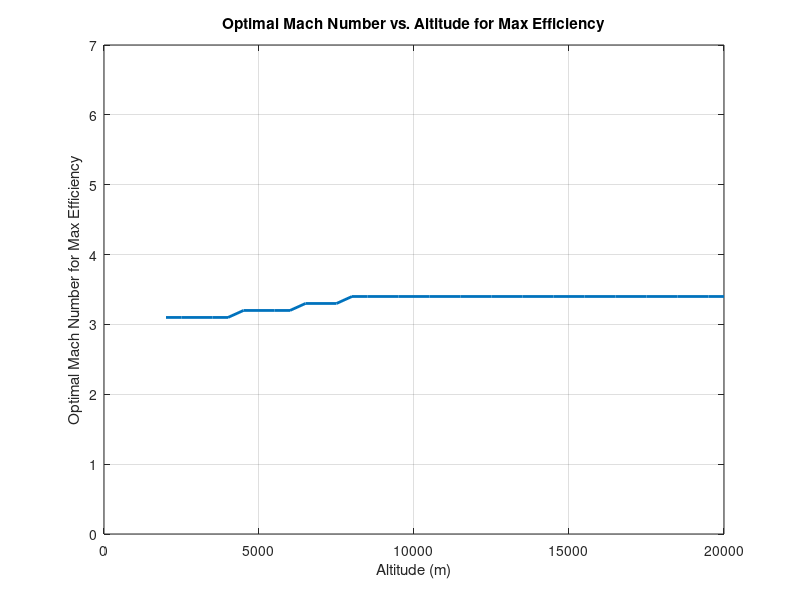
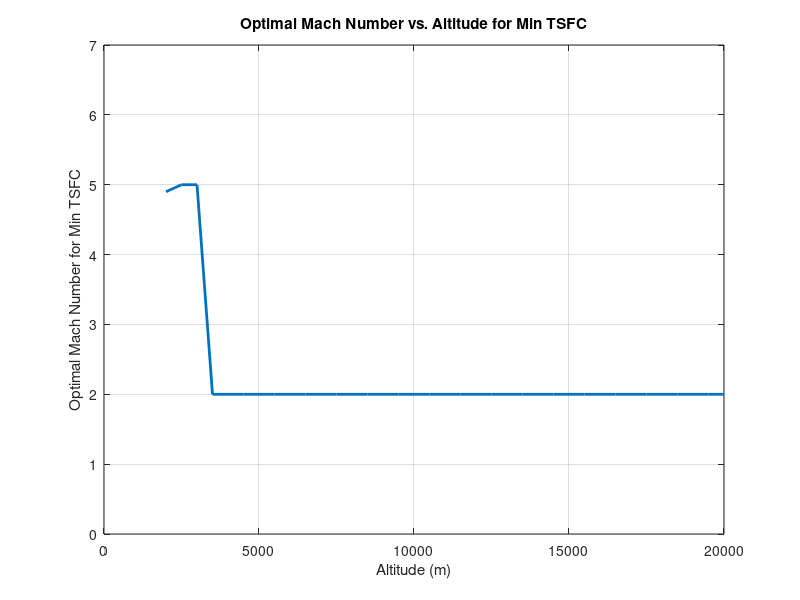

The MATLAB script that drew these images, in order:
clc; clear; clear all;

% Initialize altitude and Mach number ranges
z_range = 2000:500:20000; % Altitudes in meters
M1_range = 0.8:0.1:5.0;   % Flight Mach numbers

% Preallocate arrays for results
optimal_M1_efficiency = zeros(size(z_range));
optimal_M1_TSFC = zeros(size(z_range));
max_efficiency_results = zeros(size(z_range));
min_TSFC_results = zeros(size(z_range));

for z_idx = 1:length(z_range)
    z = z_range(z_idx); % Set altitude for this iteration

    % Initialize temporary storage for results
    efficiency_for_M1 = zeros(size(M1_range));
    TSFC_for_M1 = zeros(size(M1_range));
    
    for M1_idx = 1:length(M1_range)
        M1 = M1_range(M1_idx); % Set Mach number for this iteration
        
        %% module 1
        % Constants
        gamma = 1.4; % Specific heat ratio
        R = 286.9; % Specific gas constant in J/(kg*K)
        z_star = 8404; % Scale height in meters
        T_s = 288.0; % Standard temperature at sea level in Kelvin
        p_s = 101.3; % Standard pressure at sea level in kPa

        % Calculate T and P for each altitude
        if z < 7958 % Within the troposphere
            T1 = T_s * (1 - (((gamma - 1) / gamma) * (z / z_star)));
            p1 = p_s * ((1 - (((gamma - 1) / gamma) * (z / z_star)))^(gamma / (gamma - 1)));
        else % In the tropopause
            T1 = 210.0; % Constant temperature in tropopause
            p1 = 33.6 * exp(-(z - 7958) / 6605);
        end

        % Total-to-static relations
        Tt1 = T1 * (1 + (gamma - 1) / 2 * M1^2);
        pt1 = p1 * (1 + (gamma - 1) / 2 * M1^2)^(gamma / (gamma - 1));

        % Sound speed and velocity
        a1 = sqrt(gamma * R * T1);
        V1 = M1 * a1;

        %% module 2
        gamma = 1.4; % Specific heat ratio
        eta_d = 0.92; % Inlet/diffuser efficiency
        M2 = 0.15;

        Tt2 = Tt1;
        T2 = Tt2 / (1 + (gamma - 1) / 2 * M2^2);
        pt2 = p1 * (1 + (eta_d * (gamma - 1) / 2) * M1^2)^(gamma / (gamma - 1));
        p2 = pt2 / (1 + (gamma - 1) / 2 * M2^2)^(gamma / (gamma - 1));

        %% module 3
        gamma = 1.3; % Changed after the combustor
        Tt3_max = 2400;

        % Choking check
        Tt3_choked = Tt2 * (1 / (2 * (gamma + 1))) * ...
            ((1 / (M2^2) * ((1 + gamma * M2^2)^2))) * ...
            ((1 + (((gamma - 1) / 2) * M2^2)))^(-1);

        if Tt3_choked < Tt3_max
            Tt3 = Tt3_choked;
            M3 = 1;
        else
            Tt3 = Tt3_max;
            C = (Tt3 / Tt2) * ((1 + (gamma - 1) / 2 * M2^2) / ((1 + gamma * M2^2)^2)) * M2^2;
            a = C * (gamma^2) - ((gamma - 1) / 2);
            b = 2 * C * gamma - 1;
            c = C;
            M3_roots = roots([a, b, c]);
            M3_squared = M3_roots(M3_roots > 0 & M3_roots < 1);
            M3 = sqrt(M3_squared);
        end

        q23 = 986 * (Tt3 - Tt2) + 0.5 * 0.179 * (Tt3^2 - Tt2^2);
        T3 = Tt3 ./ (1 + (gamma - 1) ./ 2 * M3.^2);
        p3 = p2;
        pt3 = p3 * ((1 + (gamma - 1) / 2 * M3.^2).^(gamma / (gamma - 1)));

        %% module 4
        Ae = 0.015;
        eta_n = 0.94;
        Tte = Tt3;

        test_M = sqrt(2 / (gamma - 1)) * sqrt((eta_n * ...
            ((1 - (p1 / pt3)^((gamma - 1) / gamma))) / ...
            (1 - eta_n * (1 - (p1 / pt3)^((gamma - 1) / gamma)))));

        if test_M < 1
            Me = test_M;
            pe = p1;
        else
            Me = 1;
            pe = pt3 * (1 - (1 / eta_n) * (gamma - 1) / (gamma + 1))^(gamma / (gamma - 1));
        end

        Te = Tte / (1 + (gamma - 1) / 2 * Me^2);
        ae = sqrt(gamma * R * Te);
        Ve = Me * ae;
        rho_e = pe * 1000 / (R * Te);
        m_dot_e = rho_e * Ve * Ae;

        %% module 6
        g0 = 9.81;
        m_dot_i = m_dot_e / (1 + q23 / 43.2e6);
        m_dot_f = m_dot_e - m_dot_i;
        f = m_dot_f / m_dot_i;
        jet_thrust = m_dot_i .* (1 + f) .* Ve - m_dot_i .* V1;
        pressure_thrust = (pe - p1) * 1000 * Ae;
        total_thrust = jet_thrust + pressure_thrust;
        Veq = Ve + ((pe - p1) * 1000 * Ae / m_dot_e);
        TSFC = (m_dot_f ./ total_thrust) * 3600;
        thermal_efficiency = (m_dot_e .* Veq^2 ./ 2 - m_dot_i .* V1^2 ./ 2) ./ (m_dot_i .* q23);
        propulsive_efficiency = 2 ./ (1 + (Veq ./ V1));
        overall_efficiency = thermal_efficiency * propulsive_efficiency;

        %% Store temporary results
        efficiency_for_M1(M1_idx) = overall_efficiency;
        TSFC_for_M1(M1_idx) = TSFC;
    end

    %% Find optimal M1 for this altitude
    [max_efficiency, max_eff_idx] = max(efficiency_for_M1);
    [min_TSFC, min_TSFC_idx] = min(TSFC_for_M1);

    % Store optimal results
    optimal_M1_efficiency(z_idx) = M1_range(max_eff_idx);
    optimal_M1_TSFC(z_idx) = M1_range(min_TSFC_idx);
    max_efficiency_results(z_idx) = max_efficiency;
    min_TSFC_results(z_idx) = min_TSFC;
end

%% Plot the results
figure;
plot(z_range, optimal_M1_efficiency, 'LineWidth', 2);
xlabel('Altitude (m)');
ylabel('Optimal Mach Number for Max Efficiency');
title('Optimal Mach Number vs. Altitude for Max Efficiency');
ylim([0 7]); % Set y-axis limits
grid on;

figure;
plot(z_range, optimal_M1_TSFC, 'LineWidth', 2);
xlabel('Altitude (m)');
ylabel('Optimal Mach Number for Min TSFC');
title('Optimal Mach Number vs. Altitude for Min TSFC');
ylim([0 7]); % Set y-axis limits
grid on;

